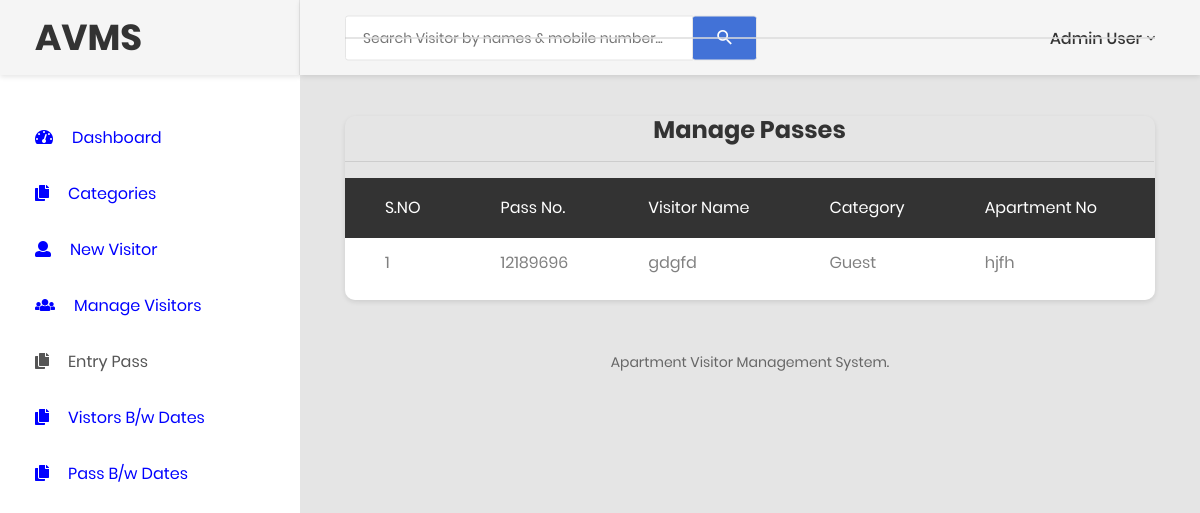
The page /manage-passes.php (signed in) on the database its author committed.
### tables this page shows
CREATE TABLE `tblvisitorpass` (
  `ID` int(5) NOT NULL,
  `passnumber` bigint(20) DEFAULT NULL,
  `categoryName` varchar(120) DEFAULT NULL,
  `VisitorName` varchar(120) DEFAULT NULL,
  `MobileNumber` bigint(11) DEFAULT NULL,
  `Address` varchar(250) DEFAULT NULL,
  `Apartment` varchar(120) NOT NULL,
  `Floor` varchar(120) NOT NULL,
  `passDetails` varchar(120) DEFAULT NULL,
  `creationDate` timestamp NULL DEFAULT current_timestamp(),
  `fromDate` date DEFAULT NULL,
  `toDate` date NOT NULL
);

### manage-passes.php (the view, shortened to what this page needs)
<?php
include('includes/dbconnection.php');
if (strlen($_SESSION['avmsaid']==0)) {
  header('location:logout.php');
  } else{
  ?>
<!DOCTYPE html>
<html lang="en">
<head>
    <link href="css/font-face.css" rel="stylesheet" media="all">
    <link href="vendor/font-awesome-4.7/css/font-awesome.min.css" rel="stylesheet" media="all">
    <link href="vendor/font-awesome-5/css/fontawesome-all.min.css" rel="stylesheet" media="all">
    <link href="vendor/mdi-font/css/material-design-iconic-font.min.css" rel="stylesheet" media="all">
    <link href="vendor/bootstrap-4.1/bootstrap.min.css" rel="stylesheet" media="all">
    <link href="vendor/animsition/animsition.min.css" rel="stylesheet" media="all">
    <link href="vendor/bootstrap-progressbar/bootstrap-progressbar-3.3.4.min.css" rel="stylesheet" media="all">
    <link href="vendor/wow/animate.css" rel="stylesheet" media="all">
    <link href="vendor/css-hamburgers/hamburgers.min.css" rel="stylesheet" media="all">
    <link href="vendor/slick/slick.css" rel="stylesheet" media="all">
    <link href="vendor/select2/select2.min.css" rel="stylesheet" media="all">
    <link href="vendor/perfect-scrollbar/perfect-scrollbar.css" rel="stylesheet" media="all">
    <link href="css/theme.css" rel="stylesheet" media="all">
</head>
<body class="animsition">
    <div class="page-wrapper">
      <?php include_once('includes/sidebar.php');?>
        <div class="page-container">
            <?php include_once('includes/header.php');?>
            <div class="main-content">
                <div class="section__content section__content--p30">
                    <div class="container-fluid">
                        <div class="row">
                            <div class="col-lg-12">
                                <div class="table-responsive table--no-card m-b-30">
                                    <h3 align="center">Manage Passes</h3>
                                    <hr />
                                    <table class="table table-borderless table-striped table-earning">
                                         <thead>
                                        <tr>
                                            <tr>
                  <th width="10">S.NO</th>
             <th>Pass No.</th>
                  <th>Visitor Name</th>
                  <th>Category</th>
              <th>Apartment No</th>
                   <th>Action</th>
                </tr>
                                        </tr>
                                        </thead>
                                       <?php
$ret=mysqli_query($con,"select * from tblvisitorpass");
$cnt=1;
while ($row=mysqli_fetch_array($ret)) {
?>
                <tr>
                  <td><?php echo $cnt;?></td>
            <td><?php  echo $row['passnumber'];?></td>
                  <td><?php  echo $row['VisitorName'];?></td>
                  <td><?php  echo $row['categoryName'];?></td>
                  <td><?php  echo $row['Apartment'];?></td>
                  <td></td>
                </tr>
                <?php
$cnt=$cnt+1;
}?>
                                    </table>
                                </div>
                            </div>
                        </div>
<?php include_once('includes/footer.php');?>
          </div>
                </div>
            </div>
        </div>
    </div>
</body>
</html>
<?php }  ?>

### rows shown on the page
tblvisitorpass: passnumber "12189696", VisitorName "gdgfd", categoryName "Guest", Apartment "hjfh"
